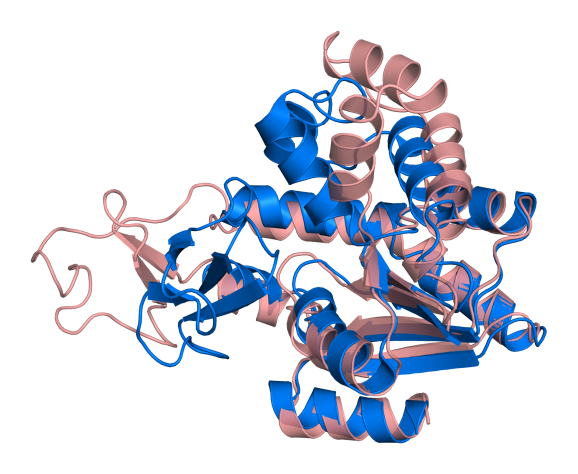
#> input picture docs/images/align.png, 1155 x 948 px (shown at 1/2 size)
$ python -i make_gallery.py   (imports and definitions only)
#> lines starting #> are read from the running program, lines starting #| are printed output that depends on the picture; after the words box and inside, x2 and y2 are one past the last pixel; in counts of white or black regions, pixels touching at a corner belong together
"""Regenerate the README gallery (docs/images/*.png) through the MCP servers.

Every image is produced the way an agent produces it: this script is an MCP client that starts `pymol-mcp` /
`chimerax-mcp`, launches the viewer with `launch`, sends `run` commands and saves `render` / `layout` results.
With PYMOL_PYTHON set (a Python that imports open-source PyMOL, e.g. `conda create -p pymol-os -c conda-forge
pymol-open-source`), the PyMOL entries run headless with it and are ray-traced; otherwise the PyMOL GUI is used.
An image in which a licence banner is detected (incentive PyMOL without a valid licence) is not saved.
Next to each PNG it writes what the agent got back instead of a picture (docs/images/analysis/<name>.json):
the numerical render description, the ASCII density map and, for ID passes, the per-chain table.

Run (one viewer at a time; each is started in its own state directory and quit at the end):

    PYMOL_PYTHON=/path/to/python-with-open-source-pymol \
    .venv/bin/python examples/make_gallery.py                 # everything
    .venv/bin/python examples/make_gallery.py pymol           # only the PyMOL entries
    .venv/bin/python examples/make_gallery.py biotin layout   # only these entries
"""
from __future__ import annotations

import asyncio
import json
import os
import shutil
import sys
import tempfile
from pathlib import Path

from mcp import ClientSession, StdioServerParameters
from mcp.client.stdio import stdio_client
from PIL import Image

ROOT = Path(__file__).resolve().parents[1]
OUT = ROOT / "docs" / "images"
ANALYSIS = OUT / "analysis"
BIN = ROOT / ".venv" / ("Scripts" if sys.platform.startswith("win") else "bin")
EXE = ".exe" if sys.platform.startswith("win") else ""
MAX_WIDTH = 1400

# name -> app, prompt (as shown in the README), commands, how to capture
ENTRIES = {
    # ---------------------------------------------------------------- PyMOL
    "ubiquitin": dict(app="pymol", prompt=(
        "Make a publication figure of ubiquitin (1UBQ): cartoon coloured by secondary structure, Lys48 and Lys63 "
        "as labelled sticks, white background."), commands=[
        "fetch 1ubq, async=0", "remove solvent", "hide everything", "show cartoon", "dss",
        "set cartoon_fancy_helices, 1", "set cartoon_transparency, 0",
        "color grey80", "color skyblue, ss H", "color salmon, ss S",
        "show sticks, resi 48+63 and not name N+C+O", "color yelloworange, resi 48+63 and elem C",
        "color blue, resi 48+63 and elem N", "set stick_radius, 0.3",
        "label resi 48+63 and name NZ, 'K' + resi", "set label_size, 28", "set label_color, black",
        "set label_position, (1.5, 1.5, 2)", "set float_labels, 1",
        "bg_color white", "set antialias, 2", "set ray_shadow, 0", "set depth_cue, 0", "set specular, 0.2",
        "orient", "turn x, -30", "turn y, 20", "zoom all, 2"],
        capture="render", size=(1600, 1200)),
    "density": dict(app="pymol", prompt=(
        "Show the 2mFo-DFc density of ubiquitin at 1.5 sigma around the Ile44 hydrophobic patch "
        "(Leu8, Ile44, Val70) as a carved mesh."), commands=[
        "fetch 1ubq, async=0", "fetch 1ubq, type=2fofc, async=0", "remove solvent", "hide everything",
        "show sticks, resi 8+44+70+42+68", "color grey60, elem C", "color red, elem O", "color blue, elem N",
        "color yelloworange, resi 8+44+70 and elem C", "set stick_radius, 0.2",
        "isomesh patch, 1ubq_2fofc, 1.5, resi 8+44+70+42+68, carve=1.8", "color skyblue, patch",
        "set mesh_width, 1.2",
        "bg_color white", "set antialias, 2", "set depth_cue, 0",
        "orient resi 8+44+70", "zoom resi 8+44+70+42+68, 2"],
        capture="render", size=(1600, 1200)),
    "layout": dict(app="pymol", prompt=(
        "Show haemoglobin (4HHB) with each chain in its own colour and the hemes as sticks, then tell me how much "
        "of each chain is visible and which chains hide each other."), commands=[
        "fetch 4hhb, async=0", "remove solvent", "hide everything", "show cartoon",
        "color skyblue, chain A", "color salmon, chain B", "color palegreen, chain C", "color wheat, chain D",
        "show sticks, resn HEM", "color grey40, resn HEM and elem C", "set stick_radius, 0.2",
        "bg_color white", "set antialias, 2", "set depth_cue, 0", "orient", "zoom all, 1"],
        capture="layout", size=(1200, 900)),
    "align": dict(app="pymol", prompt=(
        "Superpose closed (1AKE) and open (4AKE) adenylate kinase, colour them differently and give me the RMSD."),
        commands=[
        "fetch 1ake, async=0", "fetch 4ake, async=0", "remove not chain A", "remove solvent or organic",
        "hide everything", "show cartoon", "color marine, 1ake", "color salmon, 4ake",
        "bg_color white", "set antialias, 2", "set depth_cue, 0", "set cartoon_transparency, 0.15, 4ake"],
        tool=("align", {"mobile": "4ake", "target": "1ake", "method": "super"}),
        after=["orient 1ake", "zoom all, 1"], capture="render", size=(1600, 1200)),
    # ------------------------------------------------------------- ChimeraX
    "biotin": dict(app="chimerax", prompt=(
        "Zoom into the biotin pocket of streptavidin (1STP): biotin as ball-and-stick, the pocket residues as "
        "sticks, hydrogen bonds as dashed lines."), commands=[
        "open 1stp", "set bgColor white", "lighting soft", "graphics silhouettes true",
        "hide atoms", "cartoon", "color #1 lightsteelblue target c", "transparency #1 60 target c",
        "show :BTN :<4.5 & ~solvent atoms", "style stick", "color byhetero", "color :BTN & C gold",
        "style :BTN ball", "hbonds :BTN reveal true color black radius 0.06 dashes 8",
        "view :BTN :<4.5", "zoom 0.85"],
        capture="render", size=(1600, 1200)),
    "coulombic": dict(app="chimerax", prompt=(
        "Colour barnase by Coulombic potential and show its inhibitor barstar as a cartoon next to it (1BRS)."),
        commands=[
        "open 1brs", "delete #1 & ~/A,D", "delete solvent", "set bgColor white", "lighting soft",
        "hide atoms", "surface /A", "coulombic /A", "hide /A cartoon", "cartoon /D", "color /D gold target c",
        "view", "turn x -60", "view", "zoom 0.9"],
        capture="render", size=(1600, 1200)),
    "alphafold": dict(app="chimerax", prompt=(
        "Fetch the AlphaFold model of human p53 and colour it by pLDDT confidence."), commands=[
        "alphafold fetch P04637", "set bgColor white", "lighting soft", "graphics silhouettes true",
        "color bfactor palette alphafold", "view", "zoom 0.85"],
        capture="render", size=(1600, 1200)),
    "cryoem": dict(app="chimerax", prompt=(
        "Open the GroEL cryo-EM map EMD-1080 as a surface coloured radially from its centre, side view."),
        commands=[
        "open 1080 from emdb", "set bgColor white", "lighting soft",
        "volume #1 style surface", "color radial #1 palette spectral", "view", "turn x 70", "view", "zoom 0.9"],
        capture="render", size=(1600, 1200)),
}


def _json(result) -> dict:
    text = "".join(getattr(c, "text", "") for c in result.content)
    try:
        return json.loads(text)
    except Exception:
        return {"_text": text}


def content_box(src: str, pad_frac: float = 0.06):
    """Bounding box of everything that differs from the background (corner colour), with a margin."""
#> called with src = '../docs/images/align.png', pad_frac = 0.06
    from PIL import ImageChops
    im = Image.open(src).convert("RGB")
#> im is the input picture: PIL image 1155x948 RGB; mean R, G, B 212.2, 216.9, 228.5
    bg = Image.new("RGB", im.size, im.getpixel((0, 0)))
#> bg: PIL image 1155x948 RGB; every value is 255
    diff = ImageChops.difference(im, bg).convert("L").point(lambda v: 255 if v > 14 else 0)
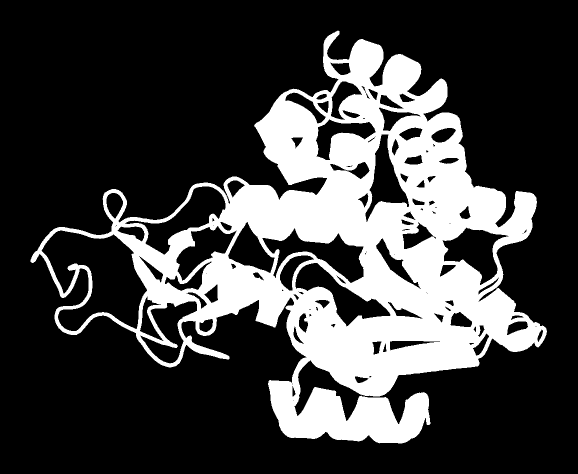
#> diff: PIL image 1155x948 L (shown at 1/2 size); 25.8% white; 1 white region, box (x1, y1, x2, y2) and area: (61, 61, 1094, 887) 282357
    box = diff.getbbox()
#> box = (61, 61, 1094, 887)
    if not box:
        return None
    pad = int(pad_frac * max(box[2] - box[0], box[3] - box[1]))
#> pad = 61
    return (max(0, box[0] - pad), max(0, box[1] - pad), min(im.width, box[2] + pad), min(im.height, box[3] + pad))


def _shrink(src: str, dst: Path, box=None):
    im = Image.open(src).convert("RGB")
    if box:
        im = im.crop(box)
    if im.width > MAX_WIDTH:
        im = im.resize((MAX_WIDTH, round(im.height * MAX_WIDTH / im.width)), Image.LANCZOS)
    dst.parent.mkdir(parents=True, exist_ok=True)
    im.save(dst, optimize=True)


def _keep(analysis: dict) -> dict:
    """The part of a render reply an agent reads instead of the picture."""
    keys = ("summary", "coverage", "bbox", "margins_frac", "clipped_edges", "palette", "background", "ascii")
    out = {k: analysis.get(k) for k in keys if k in analysis}
    if out.get("palette"):
        out["palette"] = [{"name": p["name"], "share": p["share"]} for p in out["palette"][:5]]
    return out


# [62 lines not run here, left out]


def main(argv):
    wanted = argv or list(ENTRIES)
    names = [n for n in ENTRIES if n in wanted or ENTRIES[n]["app"] in wanted]
    unknown = [w for w in wanted if w not in ENTRIES and w not in ("pymol", "chimerax")]
    if unknown:
        raise SystemExit("unknown entries: %s (have: %s)" % (", ".join(unknown), ", ".join(ENTRIES)))
    for app in ("pymol", "chimerax"):
        todo = [n for n in names if ENTRIES[n]["app"] == app]
        if todo:
            asyncio.run(run_app(app, todo))


# [2 lines not run here, left out]

>>> result = content_box('../docs/images/align.png')
#> result = (0, 0, 1155, 948)
